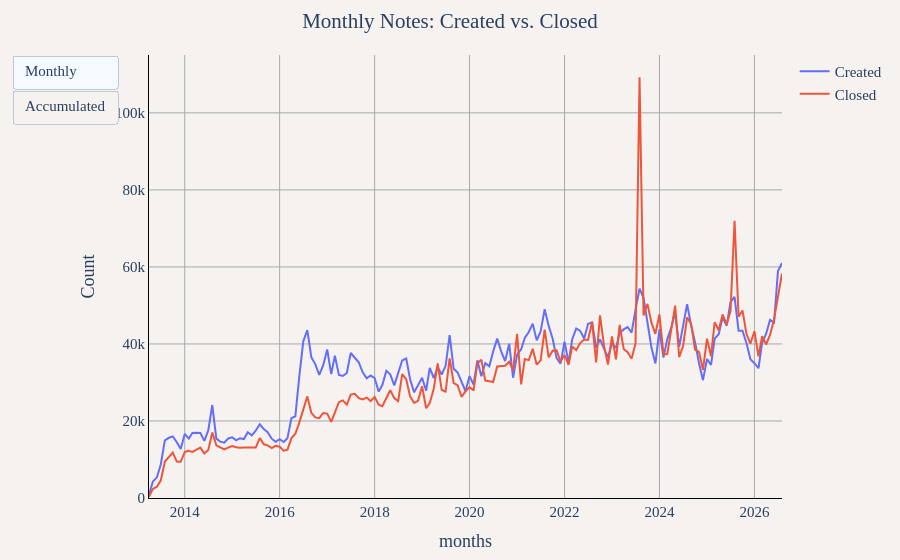

The notebook cell saved with this chart:
### Markdown cell above
## Monthly Notes Activity

### Code cell
df_long = duckdb.sql("""
WITH notes_created AS (
    SELECT
        YEAR(created_at) as year,
        MONTH(created_at) as month,
        COUNT(*) as created_count
    FROM '../notes_data/*.parquet'
    GROUP BY year, month
),
notes_closed AS (
    SELECT
        YEAR(closed_at) as year,
        MONTH(closed_at) as month,
        COUNT(*) as closed_count
    FROM '../notes_data/*.parquet'
    WHERE closed_at IS NOT NULL
    GROUP BY year, month
),
all_metrics AS (
    -- This CTE calculates both monthly and accumulated values in one place
    SELECT
        CONCAT(nc.year, '-', LPAD(CAST(nc.month as VARCHAR), 2, '0')) as months,
        nc.created_count,
        COALESCE(ncl.closed_count, 0) as closed_count,
        SUM(nc.created_count) OVER (ORDER BY nc.year, nc.month) as accumulated_created,
        SUM(COALESCE(ncl.closed_count, 0)) OVER (ORDER BY nc.year, nc.month) as accumulated_closed
    FROM notes_created nc
    LEFT JOIN notes_closed ncl ON nc.year = ncl.year AND nc.month = ncl.month
)
-- Reshape all metrics into a single long-format table with a 'Chart' column for filtering
SELECT months, created_count as "Count", 'Monthly' as "Chart", 'Created' as "Type" FROM all_metrics
UNION ALL
SELECT months, closed_count as "Count", 'Monthly' as "Chart", 'Closed' as "Type" FROM all_metrics
UNION ALL
SELECT months, accumulated_created as "Count", 'Accumulated' as "Chart", 'Created' as "Type" FROM all_metrics
UNION ALL
SELECT months, accumulated_closed as "Count", 'Accumulated' as "Chart", 'Closed' as "Type" FROM all_metrics
ORDER BY months, "Chart", "Type"
""").df()

# Filter the single DataFrame for each chart
df_monthly = df_long[df_long["Chart"] == "Monthly"]
df_accumulated = df_long[df_long["Chart"] == "Accumulated"]

util.show_figure(
    [
        util.FigureConfig(
            title="Monthly Notes: Created vs. Closed",
            label="Monthly",
            x_col="months",
            y_col="Count",
            group_col="Type",
            query_or_df=df_monthly,
            trace_names=["Created", "Closed"],
        ),
        util.FigureConfig(
            title="Accumulated Notes: Created vs. Closed",
            label="Accumulated",
            x_col="months",
            y_col="Count",
            group_col="Type",
            query_or_df=df_accumulated,
            trace_names=["Created", "Closed"],
        ),
    ]
)

### Figure 1 — Plotly figure (JSON) as saved in the notebook; plotly's stock layout.template omitted (floating-point values rounded to 4 significant figures; data arrays with more than 128 entries replaced by an {"elided": "..."} marker saying what was removed)
{"data": [{"hovertemplate": "Created<br>%{x}<br>%{y:,} Count<extra></extra>", "name": "Created", "type": "scatter", "visible": true, "x": {"elided": "161 str values"}, "y": {"elided": "161 float values"}}, {"hovertemplate": "Closed<br>%{x}<br>%{y:,} Count<extra></extra>", "name": "Closed", "type": "scatter", "visible": true, "x": {"elided": "161 str values"}, "y": {"elided": "161 float values"}}, {"hovertemplate": "Created<br>%{x}<br>%{y:,} Count<extra></extra>", "name": "Created", "type": "scatter", "visible": false, "x": {"elided": "161 str values"}, "y": {"elided": "161 float values"}}, {"hovertemplate": "Closed<br>%{x}<br>%{y:,} Count<extra></extra>", "name": "Closed", "type": "scatter", "visible": false, "x": {"elided": "161 str values"}, "y": {"elided": "161 float values"}}], "layout": {"barmode": "stack", "font": {"family": "Times", "size": 15}, "margin": {"b": 55, "l": 55, "r": 55, "t": 55}, "paper_bgcolor": "#f5f2f0", "plot_bgcolor": "#f5f2f0", "title": {"text": "Monthly Notes: Created vs. Closed", "x": 0.5}, "updatemenus": [{"buttons": [{"args": [{"visible": [true, true, false, false]}, {"title.text": "Monthly Notes: Created vs. Closed", "xaxis.title.text": "months", "yaxis.title.text": "Count"}], "label": "Monthly", "method": "update"}, {"args": [{"visible": [false, false, true, true]}, {"title.text": "Accumulated Notes: Created vs. Closed", "xaxis.title.text": "months", "yaxis.title.text": "Count"}], "label": "Accumulated", "method": "update"}], "type": "buttons"}], "xaxis": {"gridcolor": "darkgray", "linecolor": "black", "showgrid": true, "tickcolor": "black", "title": {"text": "months"}, "zerolinecolor": "darkgray"}, "yaxis": {"gridcolor": "darkgray", "linecolor": "black", "rangemode": "tozero", "showgrid": true, "tickcolor": "black", "title": {"text": "Count"}, "zerolinecolor": "darkgray"}}}
